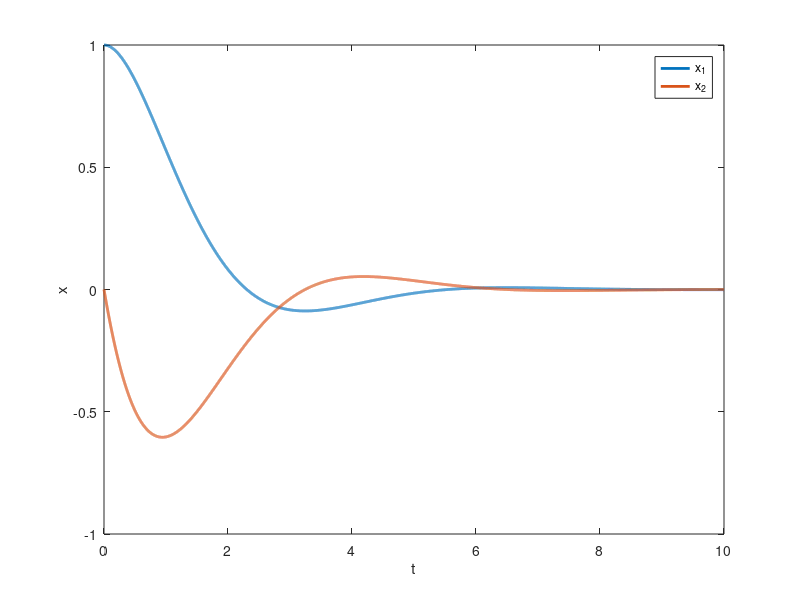

This figure's MATLAB source: (Note: this script raises an error after producing the figure.)
%% VJEŽBE 8:DIFERENCIJALNE JEDNADŽBE (1. DIO)
%% Zadatak 2.1.
A = [0,1;-1.5,-1.5];
x0 = [1;0];
t = 0:1e-3:10;
x = zeros(size(A,1),length(t));
for i = 1:length(t)
    x(:,i) = expm(A*t(i))*x0;
end
plot(t,x,'LineWidth',2)
xlabel('t')
ylabel('x')
legend('x_1','x_2')

%% Zadatak 2.2.
A = [0,1;-1.5,-1.5];
x0 = [1;0];
t = 0:1e-3:10;
x = zeros(size(A,1),length(t));
% N = 100;
% for i = 1:length(t)
%     At = t(i)*A;
%     s = eye(size(A));
%     suma = eye(size(A));
%     for k = 1:N
%         s = s*At/k
%         suma = suma + s;
%         x(:,i) = suma*x0;
%     end
% end
for i = 1:length(t)
    At = t(i)*A;
    s = eye(size(A));
    suma = eye(size(A));
    k = 1;
    while norm(suma+s,1)~=norm(suma,1)
        s = s*At/k;
        suma = suma + s;
        x(:,i) = suma*x0;
        k = k + 1;
    end
end
plot(t,x,'LineWidth',2)
xlabel('t')
ylabel('x')
legend('x_1','x_2')

%% Zadatak 2.3.
[T,X] = my_euler(@sys1,[0 5],1,1e-2);
%ya = dsolve('Dy=-t*y','y(0)=1','t')
ya = exp(-T.^2/2);
figure(1)
plot(T,ya,T,X,'--r','LineWidth',2)
xlabel('t')
ylabel('y(t)')
legend('Egzaktno','Euler')
figure(2)
semilogy(T,abs(ya-X))

%% Zadatak 2.4.
t0 = 0;
tf = 50;
x0 = [0;0;0];
[T,X] = ode23(@odesys1,[t0:1e-3:tf],x0);
T
u = my_heaviside(T-10) - my_heaviside(T-30);
subplot(2,1,1)
plot(T,u,'LineWidth',2)
ylabel('u')
axis([0,50,-1.5,1.5])
subplot(2,1,2)
plot(T,X(:,1),T,X(:,2),T,X(:,3),'LineWidth',2)
ylabel('y,dy/dt,d^2y/dt^2')
xlabel('t')
axis([0,50,-0.03,0.03])






